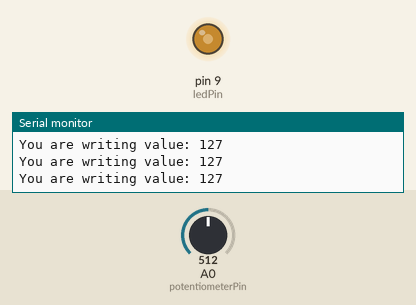
Recording of a sketch running on a simulated Arduino Uno, built with avr-gcc and run on an emulated ATmega328P. On the bench: output pins drawn as LEDs (lit = HIGH), the last lines printed to the serial monitor. The inputs (shaded band) are chosen by the test bench; at power-on: A0 (potentiometerPin) = 512.

Above: at 1.2 s.
1.3 s: A0 (potentiometerPin) set to 410
At 2.5 s:
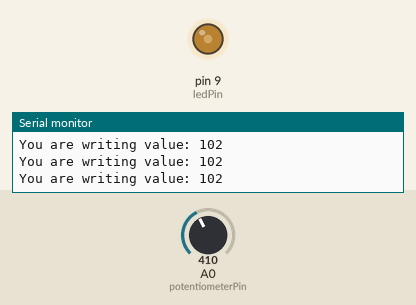
4.3 s: A0 (potentiometerPin) set to 386
At 4.8 s:
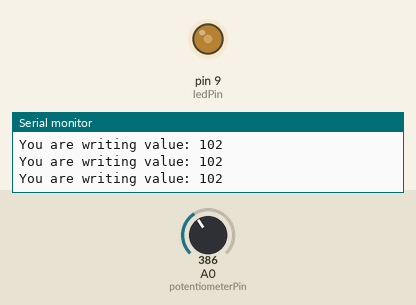
7.3 s: A0 (potentiometerPin) set to 44
At 7.8 s:
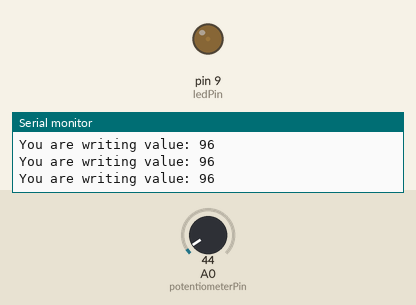
9.0 s: A0 (potentiometerPin) set to 35
At 10.2 s:
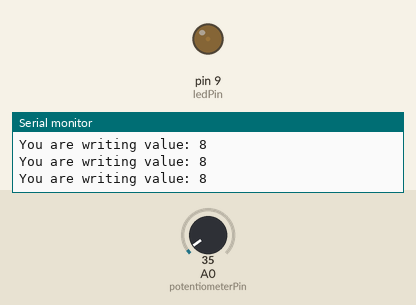
10.5 s: A0 (potentiometerPin) set to 716
At 11.1 s:
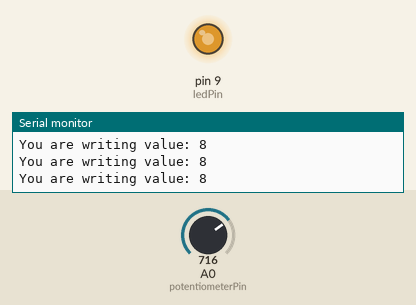
12.1 s: A0 (potentiometerPin) set to 0
At 13.6 s:
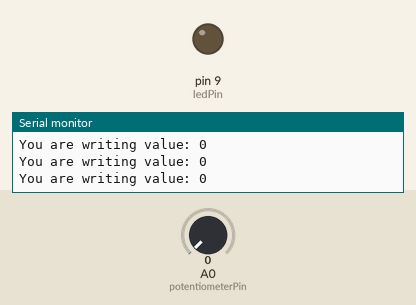
Timing chart, 0 to 14.7 s (numbered marks = the images above; inputs shaded):
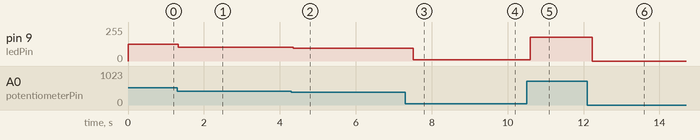

The sketch:

2dimming_led.ino
```cpp
// This turns on the onboard LED for 1s and off for 0.5s repeatedly

int ledPin = 9;
int potentiometerPin = A0;
int potentiometerValue;
int ledWriteValue;

void setup(){
    // initialize the digital pin as output
  pinMode(ledPin, OUTPUT);
  pinMode(potentiometerPin, INPUT);
  Serial.begin(1200);
}

void loop() {
    potentiometerValue = analogRead(potentiometerPin);
    ledWriteValue = (255.0 / 1023.0) * potentiometerValue;
    analogWrite(ledPin, ledWriteValue);
    Serial.print("You are writing value: ");
    Serial.println(ledWriteValue);
}
```

Measured:
- after the input at 1.3 s, pin 9 (ledPin): 127/255 → 102/255 at once
- after the input at 4.3 s, pin 9 (ledPin): 102/255 → 96/255 after 0.06 s
- after the input at 7.3 s, pin 9 (ledPin): 96/255 → 10/255 after 0.21 s
- after the input at 9.0 s, pin 9 (ledPin): 10/255 → 8/255 after 0.09 s
- after the input at 10.5 s, pin 9 (ledPin): 8/255 → 178/255 after 0.10 s
- after the input at 12.1 s, pin 9 (ledPin): 178/255 → 0/255 after 0.14 s
